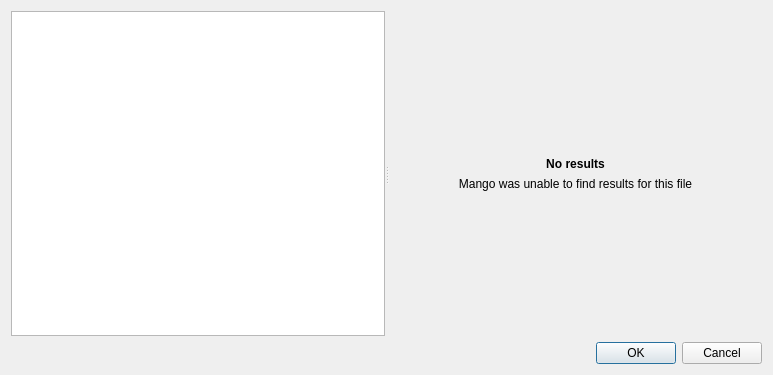
<?xml version="1.0" encoding="UTF-8"?>
<ui version="4.0">
 <class>TrackSelectionDialog</class>
 <widget class="QDialog" name="TrackSelectionDialog">
  <property name="geometry">
   <rect>
    <x>0</x>
    <y>0</y>
    <width>773</width>
    <height>375</height>
   </rect>
  </property>
  <property name="windowTitle">
   <string>Tag fetcher</string>
  </property>
  <property name="windowIcon">
   <iconset resource="../../data/icons.qrc">
    <normaloff>:/icons/64x64/strawberry.png</normaloff>:/icons/64x64/strawberry.png</iconset>
  </property>
  <layout class="QVBoxLayout" name="verticalLayout_3">
   <item>
    <widget class="QSplitter" name="splitter">
     <property name="sizePolicy">
      <sizepolicy hsizetype="Expanding" vsizetype="Expanding">
       <horstretch>0</horstretch>
       <verstretch>0</verstretch>
      </sizepolicy>
     </property>
     <property name="orientation">
      <enum>Qt::Horizontal</enum>
     </property>
     <widget class="QListWidget" name="song_list">
      <property name="uniformItemSizes">
       <bool>true</bool>
      </property>
     </widget>
     <widget class="QStackedWidget" name="stacked_widget">
      <property name="currentIndex">
       <number>1</number>
      </property>
      <widget class="QWidget" name="loading_page">
       <layout class="QVBoxLayout" name="verticalLayout">
        <item>
         <spacer name="spacer_loading_page_top">
          <property name="orientation">
           <enum>Qt::Vertical</enum>
          </property>
          <property name="sizeHint" stdset="0">
           <size>
            <width>20</width>
            <height>133</height>
           </size>
          </property>
         </spacer>
        </item>
        <item>
         <layout class="QHBoxLayout" name="layout_loading_page">
          <item>
           <spacer name="spacer_loading_left">
            <property name="orientation">
             <enum>Qt::Horizontal</enum>
            </property>
            <property name="sizeHint" stdset="0">
             <size>
              <width>40</width>
              <height>20</height>
             </size>
            </property>
           </spacer>
          </item>
          <item>
           <widget class="BusyIndicator" name="progress" native="true"/>
          </item>
          <item>
           <spacer name="spacer_loading_right">
            <property name="orientation">
             <enum>Qt::Horizontal</enum>
            </property>
            <property name="sizeHint" stdset="0">
             <size>
              <width>40</width>
              <height>20</height>
             </size>
            </property>
           </spacer>
          </item>
         </layout>
        </item>
        <item>
         <spacer name="spacer_loading_page_bottom">
          <property name="orientation">
           <enum>Qt::Vertical</enum>
          </property>
          <property name="sizeHint" stdset="0">
           <size>
            <width>20</width>
            <height>133</height>
           </size>
          </property>
         </spacer>
        </item>
       </layout>
      </widget>
      <widget class="QWidget" name="error_page">
       <layout class="QVBoxLayout" name="verticalLayout_4">
        <item>
         <spacer name="spacer_error_page_top">
          <property name="orientation">
           <enum>Qt::Vertical</enum>
          </property>
          <property name="sizeHint" stdset="0">
           <size>
            <width>20</width>
            <height>124</height>
           </size>
          </property>
         </spacer>
        </item>
        <item>
         <widget class="QLabel" name="label_error_title">
          <property name="styleSheet">
           <string notr="true">QLabel { font-weight: bold; }</string>
          </property>
          <property name="text">
           <string>No results</string>
          </property>
          <property name="textFormat">
           <enum>Qt::PlainText</enum>
          </property>
          <property name="alignment">
           <set>Qt::AlignCenter</set>
          </property>
         </widget>
        </item>
        <item>
         <widget class="QLabel" name="label_error_text">
          <property name="text">
           <string>Mango was unable to find results for this file</string>
          </property>
          <property name="textFormat">
           <enum>Qt::PlainText</enum>
          </property>
          <property name="alignment">
           <set>Qt::AlignCenter</set>
          </property>
          <property name="wordWrap">
           <bool>true</bool>
          </property>
          <property name="textInteractionFlags">
           <set>Qt::TextSelectableByMouse</set>
          </property>
         </widget>
        </item>
        <item>
         <spacer name="spacer_error_page_bottom">
          <property name="orientation">
           <enum>Qt::Vertical</enum>
          </property>
          <property name="sizeHint" stdset="0">
           <size>
            <width>20</width>
            <height>124</height>
           </size>
          </property>
         </spacer>
        </item>
       </layout>
      </widget>
      <widget class="QWidget" name="results_page">
       <layout class="QVBoxLayout" name="verticalLayout_2">
        <property name="leftMargin">
         <number>0</number>
        </property>
        <property name="topMargin">
         <number>0</number>
        </property>
        <property name="rightMargin">
         <number>0</number>
        </property>
        <property name="bottomMargin">
         <number>0</number>
        </property>
        <item>
         <widget class="QLabel" name="label_result_title">
          <property name="styleSheet">
           <string notr="true">QLabel { font-weight: bold; }</string>
          </property>
          <property name="text">
           <string>Select best possible match</string>
          </property>
         </widget>
        </item>
        <item>
         <widget class="QTreeWidget" name="results">
          <property name="editTriggers">
           <set>QAbstractItemView::DoubleClicked|QAbstractItemView::EditKeyPressed</set>
          </property>
          <property name="rootIsDecorated">
           <bool>false</bool>
          </property>
          <attribute name="headerMinimumSectionSize">
           <number>50</number>
          </attribute>
          <attribute name="headerDefaultSectionSize">
           <number>150</number>
          </attribute>
          <column>
           <property name="text">
            <string>Track</string>
           </property>
          </column>
          <column>
           <property name="text">
            <string>Year</string>
           </property>
          </column>
          <column>
           <property name="text">
            <string>Title</string>
           </property>
          </column>
          <column>
           <property name="text">
            <string>Album artist</string>
           </property>
          </column>
          <column>
           <property name="text">
            <string>Artist</string>
           </property>
          </column>
          <column>
           <property name="text">
            <string>Album</string>
           </property>
          </column>
         </widget>
        </item>
       </layout>
      </widget>
     </widget>
    </widget>
   </item>
   <item>
    <layout class="QHBoxLayout" name="layout_trackselectiondialog">
     <item>
      <widget class="BusyIndicator" name="loading" native="true"/>
     </item>
     <item>
      <widget class="QDialogButtonBox" name="button_box">
       <property name="sizePolicy">
        <sizepolicy hsizetype="Expanding" vsizetype="Preferred">
         <horstretch>0</horstretch>
         <verstretch>0</verstretch>
        </sizepolicy>
       </property>
       <property name="orientation">
        <enum>Qt::Horizontal</enum>
       </property>
       <property name="standardButtons">
        <set>QDialogButtonBox::Cancel|QDialogButtonBox::Ok</set>
       </property>
      </widget>
     </item>
    </layout>
   </item>
  </layout>
 </widget>
 <customwidgets>
  <customwidget>
   <class>BusyIndicator</class>
   <extends>QWidget</extends>
   <header>widgets/busyindicator.h</header>
  </customwidget>
 </customwidgets>
 <resources>
  <include location="../../data/icons.qrc"/>
 </resources>
 <connections>
  <connection>
   <sender>button_box</sender>
   <signal>accepted()</signal>
   <receiver>TrackSelectionDialog</receiver>
   <slot>accept()</slot>
   <hints>
    <hint type="sourcelabel">
     <x>248</x>
     <y>254</y>
    </hint>
    <hint type="destinationlabel">
     <x>157</x>
     <y>274</y>
    </hint>
   </hints>
  </connection>
  <connection>
   <sender>button_box</sender>
   <signal>rejected()</signal>
   <receiver>TrackSelectionDialog</receiver>
   <slot>reject()</slot>
   <hints>
    <hint type="sourcelabel">
     <x>316</x>
     <y>260</y>
    </hint>
    <hint type="destinationlabel">
     <x>286</x>
     <y>274</y>
    </hint>
   </hints>
  </connection>
 </connections>
</ui>
